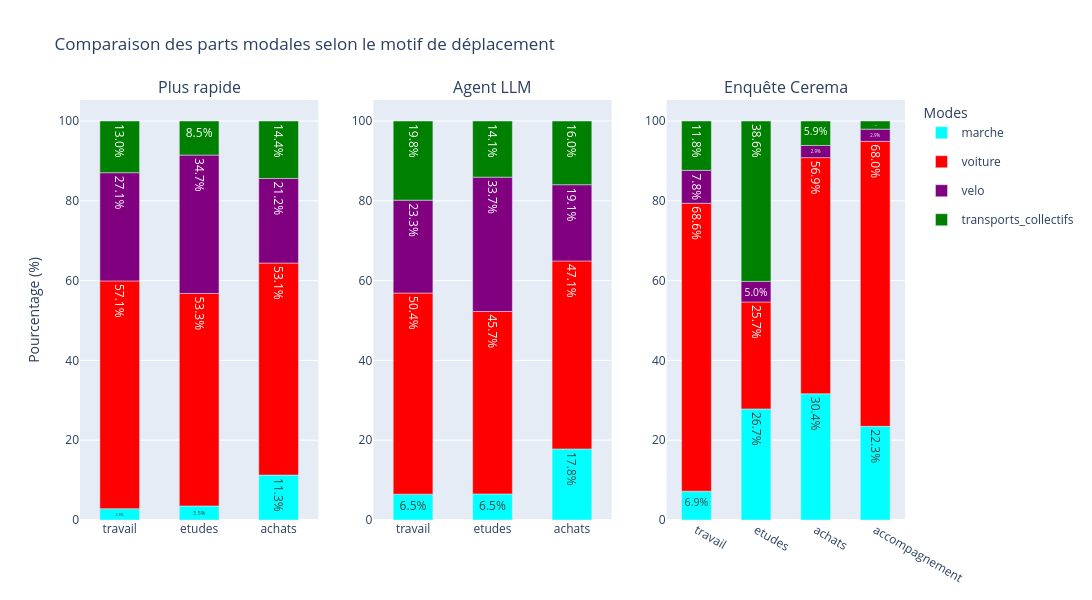

Here is the notebook cell this chart was saved with:
### Code cell
bar_graph(moves, cerema["parts_modales_2023"]["motif_deplacement"], "Comparaison des parts modales selon le motif de déplacement", x_name="Motifs de déplacement")

### Figure 1 — Plotly figure (JSON) as saved in the notebook; plotly's stock layout.template omitted (floating-point values rounded to 4 significant figures)
{"data": [{"legendgroup": "marche", "marker": {"color": "cyan"}, "name": "marche", "showlegend": true, "text": ["2.834008097165992", "3.5175879396984926", "11.2565445026178", "inf", "inf", "inf"], "textposition": "inside", "texttemplate": "%{text:.1f}%", "type": "bar", "x": ["travail", "etudes", "achats", null, null, null], "xaxis": "x", "y": [14, 7, 43, 159, 37, 43], "yaxis": "y"}, {"legendgroup": "voiture", "marker": {"color": "red"}, "name": "voiture", "showlegend": true, "text": ["57.08502024291497", "53.266331658291456", "53.141361256544506", "inf", "inf", "inf"], "textposition": "inside", "texttemplate": "%{text:.1f}%", "type": "bar", "x": ["travail", "etudes", "achats", null, null, null], "xaxis": "x", "y": [282, 106, 203, 650, 211, 233], "yaxis": "y"}, {"legendgroup": "velo", "marker": {"color": "purple"}, "name": "velo", "showlegend": true, "text": ["27.125506072874494", "34.67336683417086", "21.20418848167539", "inf", "inf", "inf"], "textposition": "inside", "texttemplate": "%{text:.1f}%", "type": "bar", "x": ["travail", "etudes", "achats", null, null, null], "xaxis": "x", "y": [134, 69, 81, 342, 119, 123], "yaxis": "y"}, {"legendgroup": "transports_collectifs", "marker": {"color": "green"}, "name": "transports_collectifs", "showlegend": true, "text": ["12.955465587044534", "8.542713567839195", "14.397905759162304", "inf", "inf", "inf"], "textposition": "inside", "texttemplate": "%{text:.1f}%", "type": "bar", "x": ["travail", "etudes", "achats", null, null, null], "xaxis": "x", "y": [64, 17, 55, 253, 42, 60], "yaxis": "y"}, {"legendgroup": "marche", "marker": {"color": "cyan"}, "name": "marche", "showlegend": false, "text": ["6.477732793522267", "6.532663316582915", "17.801047120418847", "inf", "inf", "inf"], "textposition": "inside", "texttemplate": "%{text:.1f}%", "type": "bar", "x": ["travail", "etudes", "achats", null, null, null], "xaxis": "x2", "y": [32, 13, 68, 215, 71, 59], "yaxis": "y2"}, {"legendgroup": "voiture", "marker": {"color": "red"}, "name": "voiture", "showlegend": false, "text": ["50.40485829959515", "45.7286432160804", "47.12041884816754", "inf", "inf", "inf"], "textposition": "inside", "texttemplate": "%{text:.1f}%", "type": "bar", "x": ["travail", "etudes", "achats", null, null, null], "xaxis": "x2", "y": [249, 91, 180, 616, 172, 231], "yaxis": "y2"}, {"legendgroup": "velo", "marker": {"color": "purple"}, "name": "velo", "showlegend": false, "text": ["23.279352226720647", "33.66834170854271", "19.10994764397906", "inf", "inf", "inf"], "textposition": "inside", "texttemplate": "%{text:.1f}%", "type": "bar", "x": ["travail", "etudes", "achats", null, null, null], "xaxis": "x2", "y": [115, 67, 73, 330, 94, 97], "yaxis": "y2"}, {"legendgroup": "transports_collectifs", "marker": {"color": "green"}, "name": "transports_collectifs", "showlegend": false, "text": ["19.838056680161944", "14.07035175879397", "15.968586387434556", "inf", "inf", "inf"], "textposition": "inside", "texttemplate": "%{text:.1f}%", "type": "bar", "x": ["travail", "etudes", "achats", null, null, null], "xaxis": "x2", "y": [98, 28, 61, 243, 72, 72], "yaxis": "y2"}, {"legendgroup": "marche", "marker": {"color": "cyan"}, "name": "marche", "showlegend": false, "text": ["6.862745098039216", "26.732673267326735", "30.392156862745097", "22.330097087378643"], "textposition": "inside", "texttemplate": "%{text:.1f}%", "type": "bar", "x": ["travail", "etudes", "achats", "accompagnement"], "xaxis": "x3", "y": [7, 27, 31, 23], "yaxis": "y3"}, {"legendgroup": "voiture", "marker": {"color": "red"}, "name": "voiture", "showlegend": false, "text": ["68.62745098039215", "25.742574257425744", "56.86274509803921", "67.96116504854369"], "textposition": "inside", "texttemplate": "%{text:.1f}%", "type": "bar", "x": ["travail", "etudes", "achats", "accompagnement"], "xaxis": "x3", "y": [70, 26, 58, 70], "yaxis": "y3"}, {"legendgroup": "velo", "marker": {"color": "purple"}, "name": "velo", "showlegend": false, "text": ["7.8431372549019605", "4.9504950495049505", "2.941176470588235", "2.912621359223301"], "textposition": "inside", "texttemplate": "%{text:.1f}%", "type": "bar", "x": ["travail", "etudes", "achats", "accompagnement"], "xaxis": "x3", "y": [8, 5, 3, 3], "yaxis": "y3"}, {"legendgroup": "transports_collectifs", "marker": {"color": "green"}, "name": "transports_collectifs", "showlegend": false, "text": ["11.76470588235294", "38.613861386138616", "5.88235294117647", "1.9417475728155338"], "textposition": "inside", "texttemplate": "%{text:.1f}%", "type": "bar", "x": ["travail", "etudes", "achats", "accompagnement"], "xaxis": "x3", "y": [12, 39, 6, 2], "yaxis": "y3"}], "layout": {"annotations": [{"font": {"size": 16}, "showarrow": false, "text": "Plus rapide", "x": 0.1444, "xanchor": "center", "xref": "paper", "y": 1.0, "yanchor": "bottom", "yref": "paper"}, {"font": {"size": 16}, "showarrow": false, "text": "Agent LLM", "x": 0.5, "xanchor": "center", "xref": "paper", "y": 1.0, "yanchor": "bottom", "yref": "paper"}, {"font": {"size": 16}, "showarrow": false, "text": "Enquête Cerema", "x": 0.8556, "xanchor": "center", "xref": "paper", "y": 1.0, "yanchor": "bottom", "yref": "paper"}], "bargap": 0.5, "barmode": "relative", "barnorm": "percent", "height": 600, "legend": {"title": {"text": "Modes"}}, "title": {"text": "Comparaison des parts modales selon le motif de déplacement"}, "width": 1300, "xaxis": {"anchor": "y", "categoryarray": ["travail", "etudes", "achats", "accompagnement"], "categoryorder": "array", "domain": [0.0, 0.2889], "showgrid": false, "type": "category"}, "xaxis2": {"anchor": "y2", "categoryarray": ["travail", "etudes", "achats", "accompagnement"], "categoryorder": "array", "domain": [0.3556, 0.6444], "showgrid": false, "type": "category"}, "xaxis3": {"anchor": "y3", "categoryarray": ["travail", "etudes", "achats", "accompagnement"], "categoryorder": "array", "domain": [0.7111, 1.0], "showgrid": false, "type": "category"}, "yaxis": {"anchor": "x", "domain": [0.0, 1.0], "title": {"text": "Pourcentage (%)"}}, "yaxis2": {"anchor": "x2", "domain": [0.0, 1.0]}, "yaxis3": {"anchor": "x3", "domain": [0.0, 1.0]}}}
